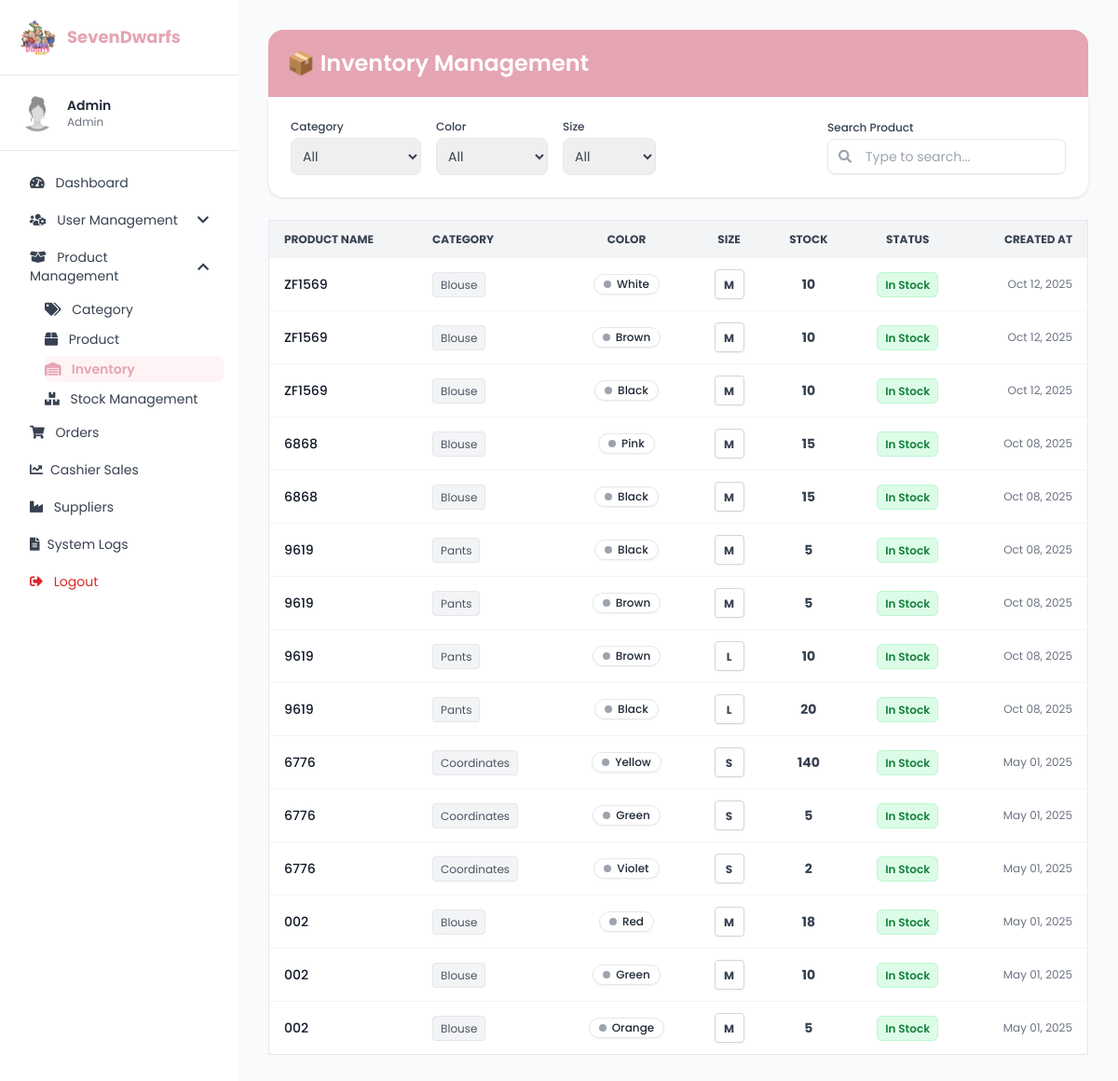
Before: /inventory.php with the older database file.
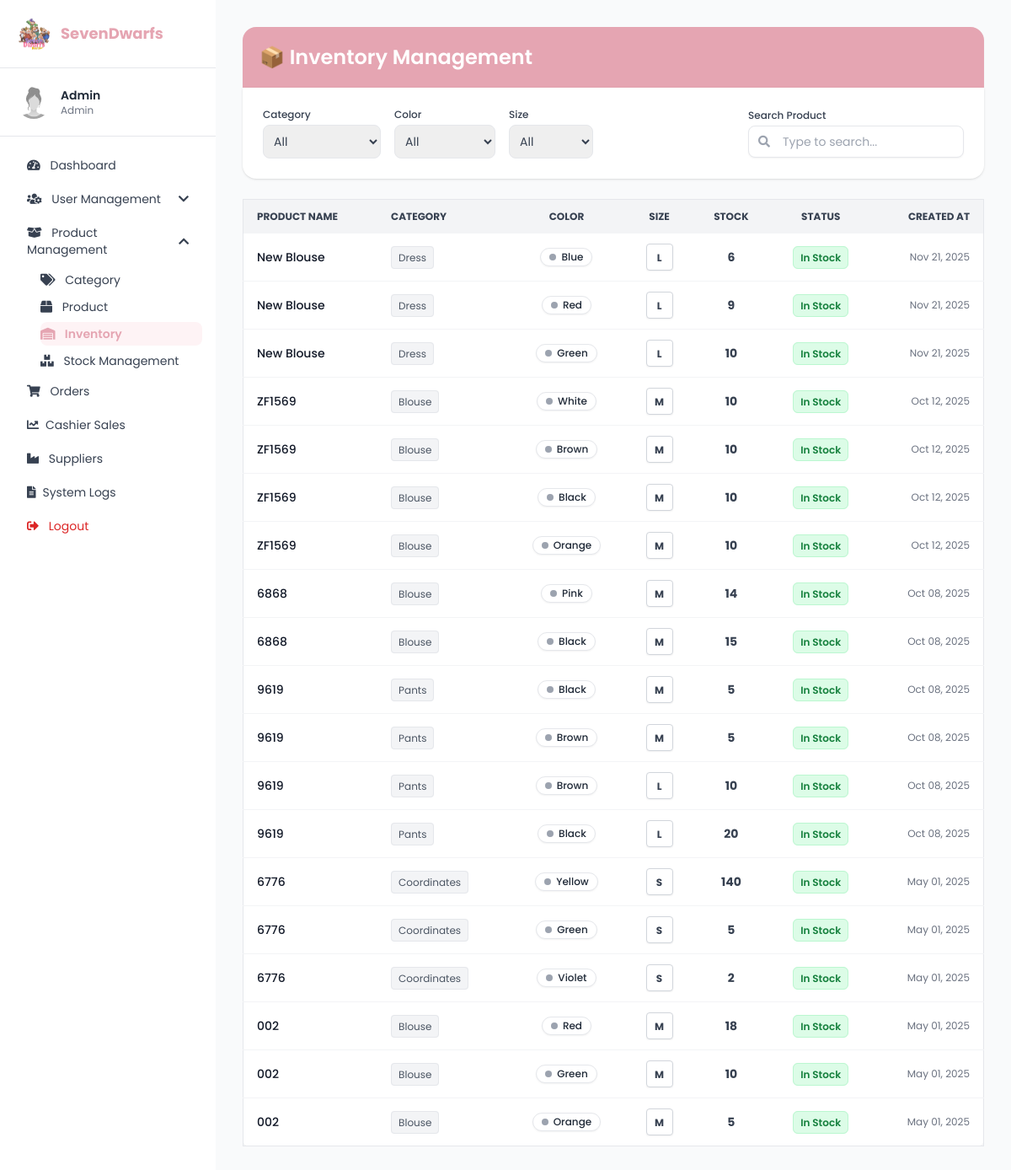
After: the same page with the newer database file.
### tables this page shows
CREATE TABLE `stock` (
  `stock_id` int(11) NOT NULL,
  `product_id` int(11) NOT NULL,
  `current_qty` int(11) DEFAULT 0,
  `color_id` int(11) DEFAULT NULL,
  `size_id` int(11) DEFAULT NULL
);

CREATE TABLE `products` (
  `product_id` int(11) NOT NULL,
  `product_name` varchar(255) DEFAULT NULL,
  `description` text DEFAULT NULL,
  `price_id` int(11) DEFAULT NULL,
  `stocks` int(11) DEFAULT NULL,
  `category_id` int(11) DEFAULT NULL,
  `image_url` text DEFAULT NULL,
  `created_at` timestamp NOT NULL DEFAULT current_timestamp(),
  `supplier_id` int(11) DEFAULT NULL,
  `supplier_price` decimal(10,2) NOT NULL,
  `revenue` decimal(10,2) GENERATED ALWAYS AS (`price_id` - `supplier_price`) STORED,
  `sizes` varchar(255) DEFAULT NULL,
  `colors` varchar(255) DEFAULT NULL
);

CREATE TABLE `categories` (
  `category_id` int(11) NOT NULL,
  `category_code` varchar(10) DEFAULT NULL,
  `category_name` varchar(100) NOT NULL
);

CREATE TABLE `colors` (
  `color_id` int(11) NOT NULL,
  `color` varchar(50) NOT NULL
);

CREATE TABLE `sizes` (
  `size_id` int(11) NOT NULL,
  `size` varchar(50) NOT NULL
);

### inventory.php (the view, shortened to what the changed rows need)
<?php
require 'conn.php';
$sqlProducts = "
    SELECT
        p.product_id,
        p.product_name,
        c.category_name,
        col.color,
        sz.size,
        st.current_qty AS total_stock,
        p.created_at,
        s.supplier_name
    FROM stock st
    INNER JOIN products p ON st.product_id = p.product_id
    INNER JOIN categories c ON p.category_id = c.category_id
    LEFT JOIN suppliers s ON p.supplier_id = s.supplier_id
    LEFT JOIN colors col ON st.color_id = col.color_id
    LEFT JOIN sizes sz ON st.size_id = sz.size_id
";
$where  = ["1=1"];
if ($where) {
    $sqlProducts .= " WHERE " . implode(" AND ", $where);
}
$sqlProducts .= " ORDER BY p.created_at DESC, p.product_name ASC";
$stmt = $conn->prepare($sqlProducts);
$stmt->execute();
$resultProducts = $stmt->get_result();
$inventory = [];
if ($resultProducts && $resultProducts->num_rows > 0) {
    while ($row = $resultProducts->fetch_assoc()) {
        $inventory[] = $row;
    }
}
?>
<!DOCTYPE html>
<html lang="en">
<head>
  <script src="https://cdn.tailwindcss.com"></script>
  <link href="https://cdnjs.cloudflare.com/ajax/libs/font-awesome/5.15.3/css/all.min.css" rel="stylesheet" />
</head>
<body class="bg-gray-50 font-poppins text-sm">
  <div class="flex h-screen overflow-hidden">
    <aside class="w-64 bg-white sidebar shadow-md" x-data="{ userMenu: false, productMenu: true }">
      <div class="p-5 border-b">
        <div class="flex items-center space-x-3">
          <h2 class="text-lg font-bold text-[var(--rose)]">SevenDwarfs</h2>
        </div>
      </div>
    </aside>
    <main class="flex-1 p-8 overflow-auto bg-gray-50">
      <div class="bg-[var(--rose)] text-white p-5 rounded-t-2xl shadow-sm">
        <h1 class="text-2xl font-semibold">📦 Inventory Management</h1>
      </div>
      <div class="overflow-x-auto">
        <table class="min-w-full bg-white border border-gray-200 rounded-lg shadow-sm text-sm">
          <thead class="bg-gray-100 text-gray-700 uppercase text-xs font-semibold">
            <tr>
              <th class="px-4 py-3 text-left">Product Name</th>
              <th class="px-4 py-3 text-left">Category</th>
              <th class="px-4 py-3 text-center">Color</th>
              <th class="px-4 py-3 text-center">Size</th>
              <th class="px-4 py-3 text-center">Stock</th>
              <th class="px-4 py-3 text-center">Status</th>
              <th class="px-4 py-3 text-right">Created At</th>
            </tr>
          </thead>
          <tbody id="inventoryTableBody" class="divide-y divide-gray-100">
            <?php
              if (!empty($inventory)) {
                foreach ($inventory as $item) {
                  $stock = (int)$item['total_stock'];
                  if ($stock == 0) {
                      $status_label = "Out of Stock";
                      $status_class = "bg-red-100 text-red-700 border-red-200";
                  } elseif ($stock < 0) {
                      $status_label = "Low Stock";
                      $status_class = "bg-yellow-100 text-yellow-700 border-yellow-200";
                  } else {
                      $status_label = "In Stock";
                      $status_class = "bg-green-100 text-green-700 border-green-200";
                  }
            ?>
            <tr class="hover:bg-gray-50 transition duration-150">
              <td class="px-4 py-3 font-medium text-gray-900"><?php echo htmlspecialchars($item['product_name']); ?></td>
              <td class="px-4 py-3 text-gray-600"><span class="bg-gray-100 text-gray-600 px-2 py-1 rounded text-xs border"><?php echo htmlspecialchars($item['category_name']); ?></span></td>
              <td class="px-4 py-3 text-center">
                  <?php if (!empty($item['color'])): ?>
                      <span class="inline-flex items-center px-2.5 py-0.5 rounded-full text-xs font-medium border border-gray-200 shadow-sm bg-white text-gray-800"><span class="w-2 h-2 mr-1.5 rounded-full bg-gray-400"></span><?php echo htmlspecialchars($item['color']); ?></span>
                  <?php else: ?><span class="text-gray-400">—</span><?php endif; ?>
              </td>
              <td class="px-4 py-3 text-center">
                  <?php if (!empty($item['size'])): ?>
                      <span class="inline-block w-8 h-8 leading-8 text-center rounded bg-white border border-gray-300 text-xs font-bold text-gray-700 shadow-sm"><?php echo htmlspecialchars($item['size']); ?></span>
                  <?php else: ?><span class="text-gray-400">—</span><?php endif; ?>
              </td>
              <td class="px-4 py-3 text-center font-bold text-gray-700"><?php echo $stock; ?></td>
              <td class="px-4 py-3 text-center"><span class="px-2 py-1 rounded-md text-xs font-semibold border <?php echo $status_class; ?>"><?php echo $status_label; ?></span></td>
              <td class="px-4 py-3 text-right text-gray-500 text-xs"><?php echo date('M d, Y', strtotime($item['created_at'])); ?></td>
            </tr>
            <?php
                }
              } else {
            ?>
            <tr><td colspan="7" class="text-center px-4 py-8 text-gray-400"><i class="fas fa-box-open text-2xl mb-2 block"></i>No inventory items found.</td></tr>
            <?php } ?>
          </tbody>
        </table>
      </div>
    </main>
  </div>
</body>
</html>

Changed rows visible on the page:
added stock: product.product_name "New Blouse", categories.category_name "Dress", color.color "Blue", size.size "L", current_qty "6", current_qty "In Stock", product.created_at "Nov 21, 2025"
added stock: product.product_name "New Blouse", categories.category_name "Dress", color.color "Red", size.size "L", current_qty "9", current_qty "In Stock", product.created_at "Nov 21, 2025"
added stock: product.product_name "New Blouse", categories.category_name "Dress", color.color "Green", size.size "L", current_qty "10", current_qty "In Stock", product.created_at "Nov 21, 2025"
added stock: product.product_name "ZF1569", categories.category_name "Blouse", color.color "Orange", size.size "M", current_qty "10", current_qty "In Stock", product.created_at "Oct 12, 2025"
changed stock "Pink": current_qty "15" → "14"
